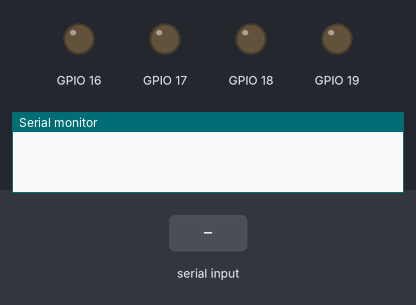
Bench run of a sketch on a simulated ESP32. Shown: output pins drawn as LEDs (lit = HIGH), the last lines printed to the serial monitor. Inputs (shaded band) come from the test bench. Nothing arrives over Bluetooth unless stated.

Above: at 1.2 s.
1.3 s: "P1 get1" received over the second serial link
At 3.4 s:
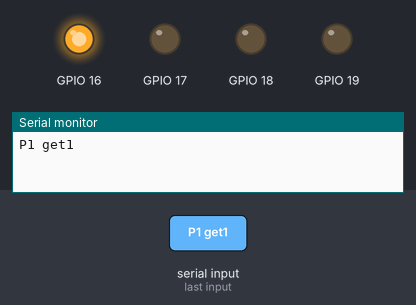
3.8 s: "P1 get1P1 get2" received over the second serial link
At 5.3 s:
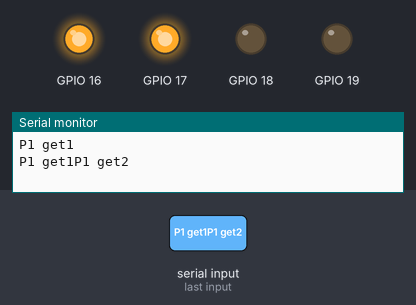
6.3 s: "P2 get1" received over the second serial link
At 8.4 s:
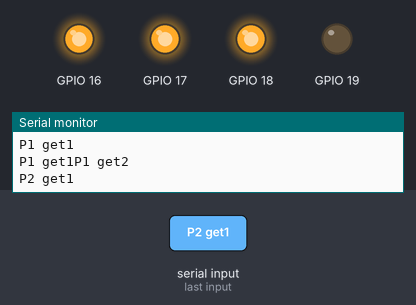
8.8 s: "P2 get1P2 get2" received over the second serial link
At 10.3 s:
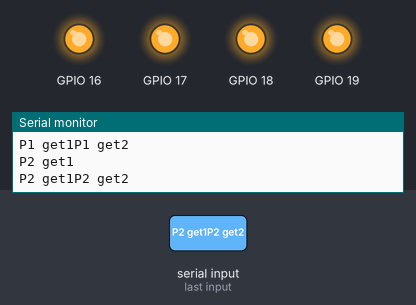
Timing chart, 0 to 11.8 s (numbered marks = the images above; inputs shaded):
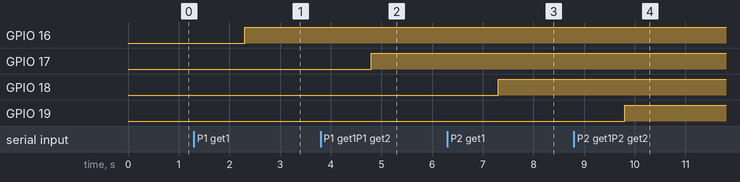

Measured:
- after the input at 1.3 s, GPIO 16: LOW → HIGH after 1.0 s
- after the input at 3.8 s, GPIO 17: LOW → HIGH after 1.0 s
- after the input at 6.3 s, GPIO 18: LOW → HIGH after 1.0 s
- after the input at 8.8 s, GPIO 19: LOW → HIGH after 1.0 s

The sketch:

wk11-2-game.ino
```cpp
#include <BluetoothSerial.h>
BluetoothSerial BT;
void setup() {
  // put your setup code here, to run once:
  Serial.begin(115200);
  BT.begin("LAPTOP-0EHG6RB3");//請改名
  pinMode(16,OUTPUT);
  pinMode(17,OUTPUT);
  pinMode(18,OUTPUT);
  pinMode(19,OUTPUT);
}

void loop() {
  // put your main code here, to run repeatedly:
  while (BT.available()) {
    //讀取藍芽資料
    String BTdata=BT.readString();
    if(BTdata=="P1 get1"){
      digitalWrite(16,HIGH);
      }
    if(BTdata=="P1 get1P1 get2"){
      digitalWrite(16,HIGH);
      digitalWrite(17,HIGH);
    }
     if(BTdata=="P2 get1"){
      digitalWrite(18,HIGH);
      }
      if(BTdata=="P2 get1P2 get2"){
      digitalWrite(18,HIGH);
      digitalWrite(19,HIGH);
      }
      if(BTdata=="close"){
      digitalWrite(16,LOW);
      digitalWrite(17,LOW);
      digitalWrite(18,LOW);
      digitalWrite(19,LOW);
      }
    //顯示在序列視窗
    Serial.println(BTdata);
  }
  delay(1);
}
```
